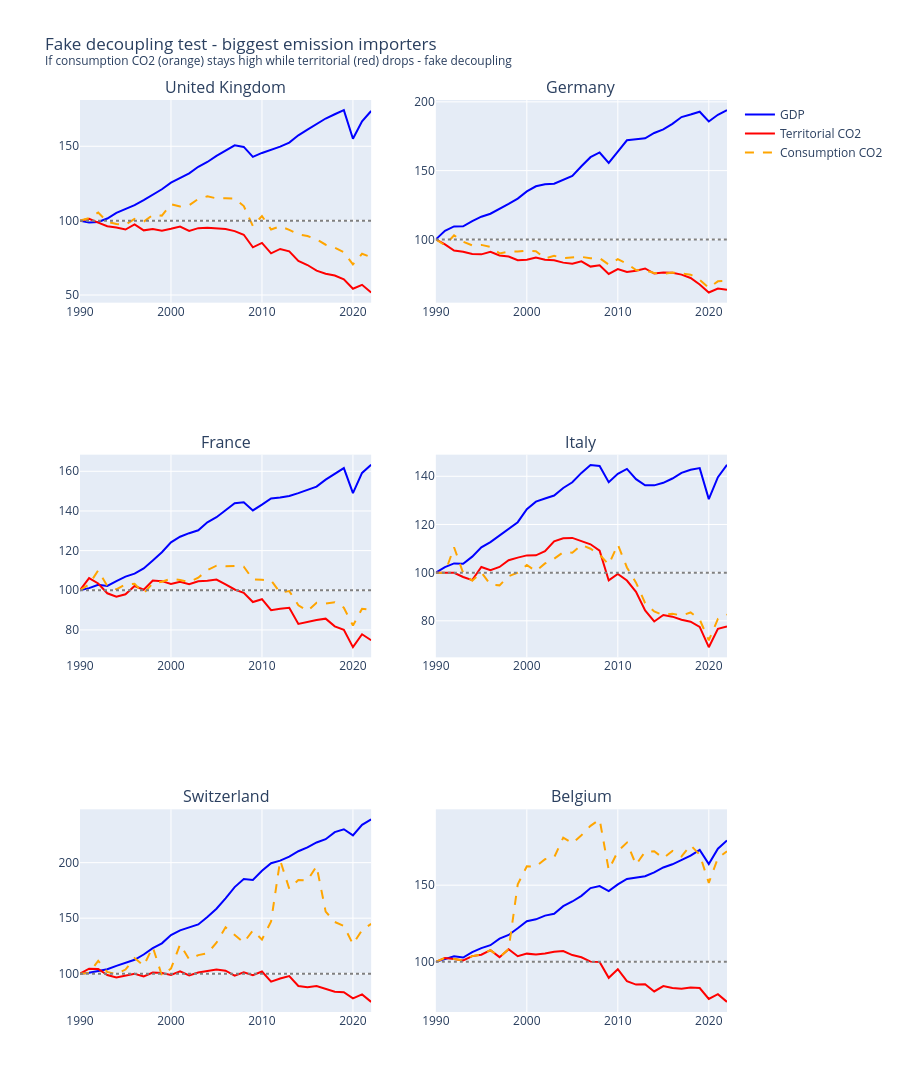

The notebook cell saved with this chart:
### Code cell
# 3 trajectories for key countries at the same time

def plot_three_trajectories(iso_codes: list, df_indexed: pd.DataFrame, title: str):
    """
    For each country show GDP, territorial CO2 and consumption CO2
    on the same chart (1990 = 100)
    """
    fig = make_subplots(
        rows=len(iso_codes) // 2 + len(iso_codes) % 2,
        cols=2,
        subplot_titles=[
            df_indexed[df_indexed['iso_code'] == iso]['country'].iloc[0]
            for iso in iso_codes
        ]
    )

    for i, iso in enumerate(iso_codes):
        row = i // 2 + 1
        col = i % 2 + 1

        country_df = df_indexed[
            df_indexed['iso_code'] == iso
        ].dropna(subset=['gdp_index'])

        # GDP
        fig.add_trace(go.Scatter(
            x=country_df['year'],
            y=country_df['gdp_index'],
            name='GDP',
            line=dict(color='blue', width=2),
            showlegend=(i == 0)
        ), row=row, col=col)

        # Territorial CO2
        fig.add_trace(go.Scatter(
            x=country_df['year'],
            y=country_df['co2_index'],
            name='Territorial CO2',
            line=dict(color='red', width=2),
            showlegend=(i == 0)
        ), row=row, col=col)

        # Consumption CO2
        fig.add_trace(go.Scatter(
            x=country_df['year'],
            y=country_df['consumption_co2_index'],
            name='Consumption CO2',
            line=dict(color='orange', width=2, dash='dash'),
            showlegend=(i == 0)
        ), row=row, col=col)

        # Baseline
        fig.add_hline(
            y=100,
            line_dash='dot',
            line_color='gray',
            row=row, col=col
        )

    fig.update_layout(
        height=310 * (len(iso_codes) // 2 + 1),
        title_text=title
    )
    fig.show()


# Biggest importers - do their consumption curves expose fake decoupling?
importers = ['GBR', 'DEU', 'FRA', 'ITA', 'CHE', 'BEL']
plot_three_trajectories(
    importers,
    df_eu_indexed,
    'Fake decoupling test - biggest emission importers<br>'
    '<sup>If consumption CO2 (orange) stays high while territorial (red) drops - fake decoupling</sup><br>'
)

### Figure 1 — Plotly figure (JSON) as saved in the notebook; plotly's stock layout.template omitted (floating-point values rounded to 4 significant figures)
{"data": [{"line": {"color": "blue", "width": 2}, "name": "GDP", "showlegend": true, "type": "scatter", "x": [1990, 1991, 1992, 1993, 1994, 1995, 1996, 1997, 1998, 1999, 2000, 2001, 2002, 2003, 2004, 2005, 2006, 2007, 2008, 2009, 2010, 2011, 2012, 2013, 2014, 2015, 2016, 2017, 2018, 2019, 2020, 2021, 2022], "xaxis": "x", "y": [100.0, 98.83, 99.07, 101.4, 105.3, 107.8, 110.5, 113.8, 117.3, 121.1, 125.5, 128.8, 131.8, 136.2, 139.4, 143.6, 147.0, 150.6, 149.6, 142.9, 145.5, 147.6, 149.8, 152.5, 157.4, 161.2, 164.6, 168.7, 171.5, 174.3, 155.1, 166.8, 173.7], "yaxis": "y"}, {"line": {"color": "red", "width": 2}, "name": "Territorial CO2", "showlegend": true, "type": "scatter", "x": [1990, 1991, 1992, 1993, 1994, 1995, 1996, 1997, 1998, 1999, 2000, 2001, 2002, 2003, 2004, 2005, 2006, 2007, 2008, 2009, 2010, 2011, 2012, 2013, 2014, 2015, 2016, 2017, 2018, 2019, 2020, 2021, 2022], "xaxis": "x", "y": [100.0, 101.2, 98.65, 96.29, 95.36, 94.05, 97.48, 93.48, 94.45, 93.31, 94.53, 96.02, 93.08, 94.96, 95.26, 94.75, 94.34, 92.96, 90.53, 82.09, 85.04, 78.03, 80.98, 79.34, 72.9, 70.18, 66.36, 64.35, 63.08, 60.6, 54.2, 56.88, 51.69], "yaxis": "y"}, {"line": {"color": "orange", "dash": "dash", "width": 2}, "name": "Consumption CO2", "showlegend": true, "type": "scatter", "x": [1990, 1991, 1992, 1993, 1994, 1995, 1996, 1997, 1998, 1999, 2000, 2001, 2002, 2003, 2004, 2005, 2006, 2007, 2008, 2009, 2010, 2011, 2012, 2013, 2014, 2015, 2016, 2017, 2018, 2019, 2020, 2021, 2022], "xaxis": "x", "y": [100.0, 101.7, 105.4, 99.16, 97.78, 97.26, 101.2, 99.3, 103.9, 103.4, 111.0, 109.5, 110.3, 114.6, 116.3, 115.0, 115.1, 114.9, 109.8, 96.37, 103.1, 94.09, 96.18, 93.81, 90.83, 89.64, 87.5, 83.83, 81.87, 78.79, 70.55, 77.72, 75.49], "yaxis": "y"}, {"line": {"color": "blue", "width": 2}, "name": "GDP", "showlegend": false, "type": "scatter", "x": [1990, 1991, 1992, 1993, 1994, 1995, 1996, 1997, 1998, 1999, 2000, 2001, 2002, 2003, 2004, 2005, 2006, 2007, 2008, 2009, 2010, 2011, 2012, 2013, 2014, 2015, 2016, 2017, 2018, 2019, 2020, 2021, 2022], "xaxis": "x2", "y": [100.0, 106.2, 109.4, 109.5, 113.3, 116.5, 118.7, 122.1, 125.8, 129.7, 134.9, 138.6, 140.0, 140.5, 143.6, 146.1, 153.1, 159.8, 163.2, 155.6, 163.8, 172.0, 172.8, 173.5, 177.4, 180.0, 184.0, 189.0, 190.8, 192.8, 185.7, 190.6, 194.0], "yaxis": "y2"}, {"line": {"color": "red", "width": 2}, "name": "Territorial CO2", "showlegend": false, "type": "scatter", "x": [1990, 1991, 1992, 1993, 1994, 1995, 1996, 1997, 1998, 1999, 2000, 2001, 2002, 2003, 2004, 2005, 2006, 2007, 2008, 2009, 2010, 2011, 2012, 2013, 2014, 2015, 2016, 2017, 2018, 2019, 2020, 2021, 2022], "xaxis": "x2", "y": [100.0, 96.41, 91.91, 90.95, 89.42, 89.11, 90.98, 88.31, 87.55, 84.89, 85.23, 86.77, 85.21, 84.8, 83.1, 82.28, 84.04, 80.22, 81.21, 74.89, 78.38, 76.27, 77.18, 78.85, 75.14, 75.92, 75.65, 74.38, 71.94, 67.18, 61.36, 64.28, 63.31], "yaxis": "y2"}, {"line": {"color": "orange", "dash": "dash", "width": 2}, "name": "Consumption CO2", "showlegend": false, "type": "scatter", "x": [1990, 1991, 1992, 1993, 1994, 1995, 1996, 1997, 1998, 1999, 2000, 2001, 2002, 2003, 2004, 2005, 2006, 2007, 2008, 2009, 2010, 2011, 2012, 2013, 2014, 2015, 2016, 2017, 2018, 2019, 2020, 2021, 2022], "xaxis": "x2", "y": [100.0, 95.72, 103.0, 98.28, 95.67, 96.0, 94.59, 89.83, 91.11, 91.11, 91.72, 91.43, 86.09, 88.0, 86.44, 87.1, 87.29, 86.27, 86.4, 81.67, 85.59, 82.41, 77.67, 77.46, 75.64, 74.96, 75.85, 75.15, 74.34, 70.53, 64.8, 69.5, 69.9], "yaxis": "y2"}, {"line": {"color": "blue", "width": 2}, "name": "GDP", "showlegend": false, "type": "scatter", "x": [1990, 1991, 1992, 1993, 1994, 1995, 1996, 1997, 1998, 1999, 2000, 2001, 2002, 2003, 2004, 2005, 2006, 2007, 2008, 2009, 2010, 2011, 2012, 2013, 2014, 2015, 2016, 2017, 2018, 2019, 2020, 2021, 2022], "xaxis": "x3", "y": [100.0, 101.1, 102.8, 102.2, 104.6, 106.9, 108.4, 111.0, 115.0, 119.2, 124.2, 127.0, 128.8, 130.2, 134.3, 136.8, 140.4, 143.9, 144.4, 140.3, 143.2, 146.3, 146.7, 147.6, 149.0, 150.7, 152.3, 155.8, 158.7, 161.6, 149.0, 159.2, 163.3], "yaxis": "y3"}, {"line": {"color": "red", "width": 2}, "name": "Territorial CO2", "showlegend": false, "type": "scatter", "x": [1990, 1991, 1992, 1993, 1994, 1995, 1996, 1997, 1998, 1999, 2000, 2001, 2002, 2003, 2004, 2005, 2006, 2007, 2008, 2009, 2010, 2011, 2012, 2013, 2014, 2015, 2016, 2017, 2018, 2019, 2020, 2021, 2022], "xaxis": "x3", "y": [100.0, 106.1, 103.4, 98.48, 96.71, 97.99, 102.1, 100.3, 104.9, 104.6, 103.2, 104.2, 103.1, 104.6, 104.9, 105.4, 103.0, 100.4, 98.71, 94.05, 95.49, 89.93, 90.68, 91.16, 83.01, 84.1, 84.96, 85.68, 81.82, 80.1, 71.29, 77.81, 74.78], "yaxis": "y3"}, {"line": {"color": "orange", "dash": "dash", "width": 2}, "name": "Consumption CO2", "showlegend": false, "type": "scatter", "x": [1990, 1991, 1992, 1993, 1994, 1995, 1996, 1997, 1998, 1999, 2000, 2001, 2002, 2003, 2004, 2005, 2006, 2007, 2008, 2009, 2010, 2011, 2012, 2013, 2014, 2015, 2016, 2017, 2018, 2019, 2020, 2021, 2022], "xaxis": "x3", "y": [100.0, 103.0, 110.0, 102.1, 100.5, 102.9, 103.3, 98.43, 103.5, 104.3, 105.8, 105.2, 104.1, 106.4, 110.2, 112.4, 112.1, 112.3, 111.9, 105.5, 105.3, 105.0, 98.8, 99.59, 92.45, 89.56, 93.74, 93.33, 93.96, 91.2, 82.2, 90.69, 90.13], "yaxis": "y3"}, {"line": {"color": "blue", "width": 2}, "name": "GDP", "showlegend": false, "type": "scatter", "x": [1990, 1991, 1992, 1993, 1994, 1995, 1996, 1997, 1998, 1999, 2000, 2001, 2002, 2003, 2004, 2005, 2006, 2007, 2008, 2009, 2010, 2011, 2012, 2013, 2014, 2015, 2016, 2017, 2018, 2019, 2020, 2021, 2022], "xaxis": "x4", "y": [100.0, 102.3, 103.8, 103.7, 106.6, 110.5, 112.7, 115.6, 118.3, 120.9, 126.3, 129.5, 130.8, 132.0, 135.2, 137.5, 141.4, 144.7, 144.3, 137.5, 141.0, 143.1, 138.8, 136.2, 136.2, 137.3, 139.1, 141.4, 142.7, 143.4, 130.5, 139.6, 144.8], "yaxis": "y4"}, {"line": {"color": "red", "width": 2}, "name": "Territorial CO2", "showlegend": false, "type": "scatter", "x": [1990, 1991, 1992, 1993, 1994, 1995, 1996, 1997, 1998, 1999, 2000, 2001, 2002, 2003, 2004, 2005, 2006, 2007, 2008, 2009, 2010, 2011, 2012, 2013, 2014, 2015, 2016, 2017, 2018, 2019, 2020, 2021, 2022], "xaxis": "x4", "y": [100.0, 99.89, 99.94, 98.19, 96.87, 102.4, 101.1, 102.4, 105.2, 106.2, 107.2, 107.2, 108.9, 113.0, 114.3, 114.4, 113.2, 111.8, 109.1, 96.77, 99.42, 96.73, 92.07, 84.31, 79.73, 82.44, 81.73, 80.48, 79.65, 77.51, 69.05, 76.66, 77.61], "yaxis": "y4"}, {"line": {"color": "orange", "dash": "dash", "width": 2}, "name": "Consumption CO2", "showlegend": false, "type": "scatter", "x": [1990, 1991, 1992, 1993, 1994, 1995, 1996, 1997, 1998, 1999, 2000, 2001, 2002, 2003, 2004, 2005, 2006, 2007, 2008, 2009, 2010, 2011, 2012, 2013, 2014, 2015, 2016, 2017, 2018, 2019, 2020, 2021, 2022], "xaxis": "x4", "y": [100.0, 99.89, 110.5, 99.85, 96.67, 100.1, 95.02, 94.73, 98.52, 100.0, 103.2, 100.6, 103.8, 105.8, 108.5, 108.3, 111.6, 109.9, 107.5, 103.4, 111.7, 102.2, 95.86, 87.38, 83.87, 82.39, 82.96, 82.21, 83.47, 80.56, 71.93, 80.79, 82.58], "yaxis": "y4"}, {"line": {"color": "blue", "width": 2}, "name": "GDP", "showlegend": false, "type": "scatter", "x": [1990, 1991, 1992, 1993, 1994, 1995, 1996, 1997, 1998, 1999, 2000, 2001, 2002, 2003, 2004, 2005, 2006, 2007, 2008, 2009, 2010, 2011, 2012, 2013, 2014, 2015, 2016, 2017, 2018, 2019, 2020, 2021, 2022], "xaxis": "x5", "y": [100.0, 100.9, 102.5, 104.0, 107.1, 109.8, 112.5, 117.3, 123.0, 127.4, 134.8, 139.0, 141.7, 144.3, 151.1, 158.5, 167.9, 178.0, 185.2, 184.4, 192.7, 199.5, 201.8, 205.5, 210.3, 213.7, 218.2, 221.1, 227.5, 230.1, 224.6, 234.1, 238.9], "yaxis": "y5"}, {"line": {"color": "red", "width": 2}, "name": "Territorial CO2", "showlegend": false, "type": "scatter", "x": [1990, 1991, 1992, 1993, 1994, 1995, 1996, 1997, 1998, 1999, 2000, 2001, 2002, 2003, 2004, 2005, 2006, 2007, 2008, 2009, 2010, 2011, 2012, 2013, 2014, 2015, 2016, 2017, 2018, 2019, 2020, 2021, 2022], "xaxis": "x5", "y": [100.0, 104.5, 104.2, 98.78, 96.65, 98.34, 99.9, 97.5, 101.1, 100.7, 98.8, 102.1, 98.46, 101.1, 102.5, 103.7, 102.8, 98.21, 101.3, 98.59, 102.0, 92.81, 95.68, 97.81, 88.89, 87.78, 88.85, 86.6, 83.68, 83.4, 77.79, 81.32, 74.64], "yaxis": "y5"}, {"line": {"color": "orange", "dash": "dash", "width": 2}, "name": "Consumption CO2", "showlegend": false, "type": "scatter", "x": [1990, 1991, 1992, 1993, 1994, 1995, 1996, 1997, 1998, 1999, 2000, 2001, 2002, 2003, 2004, 2005, 2006, 2007, 2008, 2009, 2010, 2011, 2012, 2013, 2014, 2015, 2016, 2017, 2018, 2019, 2020, 2021, 2022], "xaxis": "x5", "y": [100.0, 100.6, 111.6, 101.5, 99.7, 103.7, 114.1, 107.2, 124.0, 98.35, 104.6, 126.3, 112.9, 116.8, 118.4, 127.9, 141.8, 134.8, 128.1, 139.0, 130.7, 147.1, 202.1, 176.5, 184.4, 184.0, 196.9, 155.9, 146.6, 142.9, 126.6, 139.2, 144.9], "yaxis": "y5"}, {"line": {"color": "blue", "width": 2}, "name": "GDP", "showlegend": false, "type": "scatter", "x": [1990, 1991, 1992, 1993, 1994, 1995, 1996, 1997, 1998, 1999, 2000, 2001, 2002, 2003, 2004, 2005, 2006, 2007, 2008, 2009, 2010, 2011, 2012, 2013, 2014, 2015, 2016, 2017, 2018, 2019, 2020, 2021, 2022], "xaxis": "x6", "y": [100.0, 102.0, 103.7, 102.8, 106.3, 109.0, 110.8, 115.1, 117.6, 121.9, 126.5, 127.7, 130.2, 131.3, 136.3, 139.4, 143.0, 148.1, 149.4, 146.2, 150.5, 154.0, 155.2, 155.9, 158.3, 161.6, 163.6, 166.3, 169.3, 173.0, 163.8, 173.8, 179.2], "yaxis": "y6"}, {"line": {"color": "red", "width": 2}, "name": "Territorial CO2", "showlegend": false, "type": "scatter", "x": [1990, 1991, 1992, 1993, 1994, 1995, 1996, 1997, 1998, 1999, 2000, 2001, 2002, 2003, 2004, 2005, 2006, 2007, 2008, 2009, 2010, 2011, 2012, 2013, 2014, 2015, 2016, 2017, 2018, 2019, 2020, 2021, 2022], "xaxis": "x6", "y": [100.0, 102.5, 101.8, 100.9, 103.7, 104.7, 107.6, 103.1, 108.2, 103.6, 105.4, 104.8, 105.4, 106.6, 107.0, 104.4, 103.0, 100.1, 99.89, 89.59, 95.2, 87.39, 85.17, 85.44, 80.68, 84.2, 82.95, 82.5, 83.31, 82.93, 75.83, 78.89, 73.89], "yaxis": "y6"}, {"line": {"color": "orange", "dash": "dash", "width": 2}, "name": "Consumption CO2", "showlegend": false, "type": "scatter", "x": [1990, 1991, 1992, 1993, 1994, 1995, 1996, 1997, 1998, 1999, 2000, 2001, 2002, 2003, 2004, 2005, 2006, 2007, 2008, 2009, 2010, 2011, 2012, 2013, 2014, 2015, 2016, 2017, 2018, 2019, 2020, 2021, 2022], "xaxis": "x6", "y": [100.0, 102.5, 101.8, 100.9, 103.7, 104.7, 107.6, 103.1, 108.2, 150.6, 162.3, 162.2, 166.9, 168.1, 181.0, 177.4, 182.6, 188.7, 192.9, 160.0, 172.1, 177.8, 163.3, 171.8, 172.1, 167.6, 172.3, 168.7, 176.1, 169.9, 151.5, 167.7, 172.1], "yaxis": "y6"}], "layout": {"annotations": [{"font": {"size": 16}, "showarrow": false, "text": "United Kingdom", "x": 0.225, "xanchor": "center", "xref": "paper", "y": 1, "yanchor": "bottom", "yref": "paper"}, {"font": {"size": 16}, "showarrow": false, "text": "Germany", "x": 0.775, "xanchor": "center", "xref": "paper", "y": 1, "yanchor": "bottom", "yref": "paper"}, {"font": {"size": 16}, "showarrow": false, "text": "France", "x": 0.225, "xanchor": "center", "xref": "paper", "y": 0.6111, "yanchor": "bottom", "yref": "paper"}, {"font": {"size": 16}, "showarrow": false, "text": "Italy", "x": 0.775, "xanchor": "center", "xref": "paper", "y": 0.6111, "yanchor": "bottom", "yref": "paper"}, {"font": {"size": 16}, "showarrow": false, "text": "Switzerland", "x": 0.225, "xanchor": "center", "xref": "paper", "y": 0.2222, "yanchor": "bottom", "yref": "paper"}, {"font": {"size": 16}, "showarrow": false, "text": "Belgium", "x": 0.775, "xanchor": "center", "xref": "paper", "y": 0.2222, "yanchor": "bottom", "yref": "paper"}], "height": 1240, "shapes": [{"line": {"color": "gray", "dash": "dot"}, "type": "line", "x0": 0, "x1": 1, "xref": "x domain", "y0": 100, "y1": 100, "yref": "y"}, {"line": {"color": "gray", "dash": "dot"}, "type": "line", "x0": 0, "x1": 1, "xref": "x2 domain", "y0": 100, "y1": 100, "yref": "y2"}, {"line": {"color": "gray", "dash": "dot"}, "type": "line", "x0": 0, "x1": 1, "xref": "x3 domain", "y0": 100, "y1": 100, "yref": "y3"}, {"line": {"color": "gray", "dash": "dot"}, "type": "line", "x0": 0, "x1": 1, "xref": "x4 domain", "y0": 100, "y1": 100, "yref": "y4"}, {"line": {"color": "gray", "dash": "dot"}, "type": "line", "x0": 0, "x1": 1, "xref": "x5 domain", "y0": 100, "y1": 100, "yref": "y5"}, {"line": {"color": "gray", "dash": "dot"}, "type": "line", "x0": 0, "x1": 1, "xref": "x6 domain", "y0": 100, "y1": 100, "yref": "y6"}], "title": {"text": "Fake decoupling test - biggest emission importers<br><sup>If consumption CO2 (orange) stays high while territorial (red) drops - fake decoupling</sup><br>"}, "xaxis": {"anchor": "y", "domain": [0, 0.45]}, "xaxis2": {"anchor": "y2", "domain": [0.55, 1]}, "xaxis3": {"anchor": "y3", "domain": [0, 0.45]}, "xaxis4": {"anchor": "y4", "domain": [0.55, 1]}, "xaxis5": {"anchor": "y5", "domain": [0, 0.45]}, "xaxis6": {"anchor": "y6", "domain": [0.55, 1]}, "yaxis": {"anchor": "x", "domain": [0.7778, 1]}, "yaxis2": {"anchor": "x2", "domain": [0.7778, 1]}, "yaxis3": {"anchor": "x3", "domain": [0.3889, 0.6111]}, "yaxis4": {"anchor": "x4", "domain": [0.3889, 0.6111]}, "yaxis5": {"anchor": "x5", "domain": [0, 0.2222]}, "yaxis6": {"anchor": "x6", "domain": [0, 0.2222]}}}
